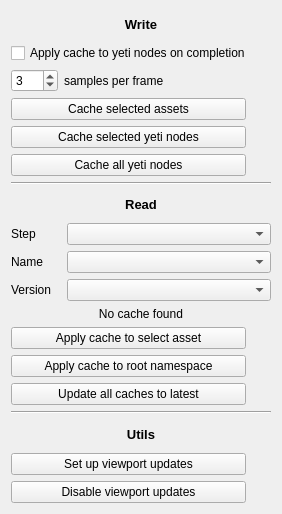
<?xml version="1.0" encoding="UTF-8"?>
<ui version="4.0">
 <class>YetiCacheUi</class>
 <widget class="QWidget" name="YetiCacheUi">
  <property name="geometry">
   <rect>
    <x>0</x>
    <y>0</y>
    <width>282</width>
    <height>514</height>
   </rect>
  </property>
  <property name="windowTitle">
   <string>Yeti Cache Tools</string>
  </property>
  <property name="windowIcon">
   <iconset>
    <normaloff>P:/global/code/pipeline/bootstrap/psycons/icon_packs/EMOJI/icon.0097.png</normaloff>P:/global/code/pipeline/bootstrap/psycons/icon_packs/EMOJI/icon.0097.png</iconset>
  </property>
  <layout class="QGridLayout" name="gridLayout">
   <item row="0" column="0">
    <layout class="QVBoxLayout" name="verticalLayout">
     <item>
      <widget class="QLabel" name="label_4">
       <property name="minimumSize">
        <size>
         <width>37</width>
         <height>26</height>
        </size>
       </property>
       <property name="font">
        <font>
         <pointsize>10</pointsize>
         <weight>75</weight>
         <bold>true</bold>
        </font>
       </property>
       <property name="text">
        <string>Write</string>
       </property>
       <property name="alignment">
        <set>Qt::AlignCenter</set>
       </property>
      </widget>
     </item>
     <item>
      <widget class="QCheckBox" name="ApplyOnComplete">
       <property name="text">
        <string>Apply cache to yeti nodes on completion</string>
       </property>
      </widget>
     </item>
     <item>
      <layout class="QHBoxLayout" name="horizontalLayout_12">
       <item>
        <widget class="QSpinBox" name="Samples">
         <property name="maximumSize">
          <size>
           <width>47</width>
           <height>16777215</height>
          </size>
         </property>
         <property name="minimum">
          <number>1</number>
         </property>
         <property name="maximum">
          <number>99</number>
         </property>
         <property name="value">
          <number>3</number>
         </property>
        </widget>
       </item>
       <item>
        <widget class="QLabel" name="label_7">
         <property name="text">
          <string>samples per frame</string>
         </property>
        </widget>
       </item>
      </layout>
     </item>
     <item>
      <layout class="QHBoxLayout" name="horizontalLayout_5">
       <property name="spacing">
        <number>4</number>
       </property>
       <item>
        <widget class="QPushButton" name="CacheWriteAssets">
         <property name="text">
          <string>Cache selected assets</string>
         </property>
        </widget>
       </item>
       <item>
        <widget class="QPushButton" name="CacheWriteAssetsHelp">
         <property name="minimumSize">
          <size>
           <width>0</width>
           <height>0</height>
          </size>
         </property>
         <property name="maximumSize">
          <size>
           <width>21</width>
           <height>21</height>
          </size>
         </property>
         <property name="text">
          <string/>
         </property>
         <property name="icon">
          <iconset>
           <normaloff>P:/global/code/pipeline/bootstrap/psycons/icon_packs/EMOJI/icon.2458.png</normaloff>P:/global/code/pipeline/bootstrap/psycons/icon_packs/EMOJI/icon.2458.png</iconset>
         </property>
         <property name="iconSize">
          <size>
           <width>21</width>
           <height>21</height>
          </size>
         </property>
         <property name="flat">
          <bool>true</bool>
         </property>
        </widget>
       </item>
      </layout>
     </item>
     <item>
      <layout class="QHBoxLayout" name="horizontalLayout_4">
       <property name="spacing">
        <number>4</number>
       </property>
       <item>
        <widget class="QPushButton" name="CacheWriteNode">
         <property name="text">
          <string>Cache selected yeti nodes</string>
         </property>
        </widget>
       </item>
       <item>
        <widget class="QPushButton" name="CacheWriteNodeHelp">
         <property name="minimumSize">
          <size>
           <width>0</width>
           <height>0</height>
          </size>
         </property>
         <property name="maximumSize">
          <size>
           <width>21</width>
           <height>21</height>
          </size>
         </property>
         <property name="text">
          <string/>
         </property>
         <property name="icon">
          <iconset>
           <normaloff>P:/global/code/pipeline/bootstrap/psycons/icon_packs/EMOJI/icon.2458.png</normaloff>P:/global/code/pipeline/bootstrap/psycons/icon_packs/EMOJI/icon.2458.png</iconset>
         </property>
         <property name="iconSize">
          <size>
           <width>21</width>
           <height>21</height>
          </size>
         </property>
         <property name="flat">
          <bool>true</bool>
         </property>
        </widget>
       </item>
      </layout>
     </item>
     <item>
      <layout class="QHBoxLayout" name="horizontalLayout_8">
       <property name="spacing">
        <number>4</number>
       </property>
       <item>
        <widget class="QPushButton" name="CacheWriteAllNodes">
         <property name="text">
          <string>Cache all yeti nodes</string>
         </property>
        </widget>
       </item>
       <item>
        <widget class="QPushButton" name="CacheWriteAllNodesHelp">
         <property name="minimumSize">
          <size>
           <width>0</width>
           <height>0</height>
          </size>
         </property>
         <property name="maximumSize">
          <size>
           <width>21</width>
           <height>21</height>
          </size>
         </property>
         <property name="text">
          <string/>
         </property>
         <property name="icon">
          <iconset>
           <normaloff>P:/global/code/pipeline/bootstrap/psycons/icon_packs/EMOJI/icon.2458.png</normaloff>P:/global/code/pipeline/bootstrap/psycons/icon_packs/EMOJI/icon.2458.png</iconset>
         </property>
         <property name="iconSize">
          <size>
           <width>21</width>
           <height>21</height>
          </size>
         </property>
         <property name="flat">
          <bool>true</bool>
         </property>
        </widget>
       </item>
      </layout>
     </item>
     <item>
      <widget class="Line" name="line">
       <property name="orientation">
        <enum>Qt::Horizontal</enum>
       </property>
      </widget>
     </item>
     <item>
      <spacer name="verticalSpacer">
       <property name="orientation">
        <enum>Qt::Vertical</enum>
       </property>
       <property name="sizeHint" stdset="0">
        <size>
         <width>20</width>
         <height>40</height>
        </size>
       </property>
      </spacer>
     </item>
     <item>
      <widget class="QLabel" name="label_5">
       <property name="minimumSize">
        <size>
         <width>37</width>
         <height>26</height>
        </size>
       </property>
       <property name="font">
        <font>
         <pointsize>10</pointsize>
         <weight>75</weight>
         <bold>true</bold>
        </font>
       </property>
       <property name="text">
        <string>Read</string>
       </property>
       <property name="alignment">
        <set>Qt::AlignCenter</set>
       </property>
      </widget>
     </item>
     <item>
      <layout class="QHBoxLayout" name="horizontalLayout_2">
       <item>
        <widget class="QLabel" name="label_2">
         <property name="minimumSize">
          <size>
           <width>50</width>
           <height>0</height>
          </size>
         </property>
         <property name="maximumSize">
          <size>
           <width>50</width>
           <height>50</height>
          </size>
         </property>
         <property name="text">
          <string>Step</string>
         </property>
        </widget>
       </item>
       <item>
        <widget class="HComboBox" name="Step"/>
       </item>
      </layout>
     </item>
     <item>
      <layout class="QHBoxLayout" name="horizontalLayout">
       <item>
        <widget class="QLabel" name="label">
         <property name="minimumSize">
          <size>
           <width>50</width>
           <height>0</height>
          </size>
         </property>
         <property name="maximumSize">
          <size>
           <width>50</width>
           <height>50</height>
          </size>
         </property>
         <property name="text">
          <string>Name</string>
         </property>
        </widget>
       </item>
       <item>
        <widget class="HComboBox" name="Name"/>
       </item>
      </layout>
     </item>
     <item>
      <layout class="QHBoxLayout" name="horizontalLayout_3">
       <item>
        <widget class="QLabel" name="label_3">
         <property name="minimumSize">
          <size>
           <width>50</width>
           <height>0</height>
          </size>
         </property>
         <property name="maximumSize">
          <size>
           <width>50</width>
           <height>50</height>
          </size>
         </property>
         <property name="text">
          <string>Version</string>
         </property>
        </widget>
       </item>
       <item>
        <widget class="HComboBox" name="Version"/>
       </item>
      </layout>
     </item>
     <item>
      <widget class="QLabel" name="VersionLabel">
       <property name="text">
        <string>No cache found</string>
       </property>
       <property name="alignment">
        <set>Qt::AlignCenter</set>
       </property>
      </widget>
     </item>
     <item>
      <layout class="QHBoxLayout" name="horizontalLayout_6">
       <property name="spacing">
        <number>4</number>
       </property>
       <item>
        <widget class="HPushButton" name="CacheReadAsset">
         <property name="text">
          <string>Apply cache to select asset</string>
         </property>
        </widget>
       </item>
       <item>
        <widget class="HPushButton" name="CacheReadAssetHelp">
         <property name="minimumSize">
          <size>
           <width>0</width>
           <height>0</height>
          </size>
         </property>
         <property name="maximumSize">
          <size>
           <width>21</width>
           <height>21</height>
          </size>
         </property>
         <property name="text">
          <string/>
         </property>
         <property name="icon">
          <iconset>
           <normaloff>P:/global/code/pipeline/bootstrap/psycons/icon_packs/EMOJI/icon.2458.png</normaloff>P:/global/code/pipeline/bootstrap/psycons/icon_packs/EMOJI/icon.2458.png</iconset>
         </property>
         <property name="iconSize">
          <size>
           <width>21</width>
           <height>21</height>
          </size>
         </property>
         <property name="flat">
          <bool>true</bool>
         </property>
        </widget>
       </item>
      </layout>
     </item>
     <item>
      <layout class="QHBoxLayout" name="horizontalLayout_7">
       <property name="spacing">
        <number>4</number>
       </property>
       <item>
        <widget class="HPushButton" name="CacheReadRoot">
         <property name="text">
          <string>Apply cache to root namespace</string>
         </property>
        </widget>
       </item>
       <item>
        <widget class="HPushButton" name="CacheReadRootHelp">
         <property name="minimumSize">
          <size>
           <width>0</width>
           <height>0</height>
          </size>
         </property>
         <property name="maximumSize">
          <size>
           <width>21</width>
           <height>21</height>
          </size>
         </property>
         <property name="text">
          <string/>
         </property>
         <property name="icon">
          <iconset>
           <normaloff>P:/global/code/pipeline/bootstrap/psycons/icon_packs/EMOJI/icon.2458.png</normaloff>P:/global/code/pipeline/bootstrap/psycons/icon_packs/EMOJI/icon.2458.png</iconset>
         </property>
         <property name="iconSize">
          <size>
           <width>21</width>
           <height>21</height>
          </size>
         </property>
         <property name="flat">
          <bool>true</bool>
         </property>
        </widget>
       </item>
      </layout>
     </item>
     <item>
      <layout class="QHBoxLayout" name="horizontalLayout_11">
       <property name="spacing">
        <number>4</number>
       </property>
       <item>
        <widget class="HPushButton" name="CacheUpdateAll">
         <property name="text">
          <string>Update all caches to latest</string>
         </property>
        </widget>
       </item>
       <item>
        <widget class="HPushButton" name="CacheUpdateAllHelp">
         <property name="minimumSize">
          <size>
           <width>0</width>
           <height>0</height>
          </size>
         </property>
         <property name="maximumSize">
          <size>
           <width>21</width>
           <height>21</height>
          </size>
         </property>
         <property name="text">
          <string/>
         </property>
         <property name="icon">
          <iconset>
           <normaloff>P:/global/code/pipeline/bootstrap/psycons/icon_packs/EMOJI/icon.2458.png</normaloff>P:/global/code/pipeline/bootstrap/psycons/icon_packs/EMOJI/icon.2458.png</iconset>
         </property>
         <property name="iconSize">
          <size>
           <width>21</width>
           <height>21</height>
          </size>
         </property>
         <property name="flat">
          <bool>true</bool>
         </property>
        </widget>
       </item>
      </layout>
     </item>
     <item>
      <widget class="Line" name="line_2">
       <property name="orientation">
        <enum>Qt::Horizontal</enum>
       </property>
      </widget>
     </item>
     <item>
      <spacer name="verticalSpacer_2">
       <property name="orientation">
        <enum>Qt::Vertical</enum>
       </property>
       <property name="sizeHint" stdset="0">
        <size>
         <width>20</width>
         <height>40</height>
        </size>
       </property>
      </spacer>
     </item>
     <item>
      <widget class="QLabel" name="label_6">
       <property name="minimumSize">
        <size>
         <width>37</width>
         <height>26</height>
        </size>
       </property>
       <property name="font">
        <font>
         <pointsize>10</pointsize>
         <weight>75</weight>
         <bold>true</bold>
        </font>
       </property>
       <property name="text">
        <string>Utils</string>
       </property>
       <property name="alignment">
        <set>Qt::AlignCenter</set>
       </property>
      </widget>
     </item>
     <item>
      <layout class="QHBoxLayout" name="horizontalLayout_9">
       <property name="spacing">
        <number>4</number>
       </property>
       <item>
        <widget class="HPushButton" name="ApplyViewportUpdates">
         <property name="text">
          <string>Set up viewport updates</string>
         </property>
        </widget>
       </item>
       <item>
        <widget class="HPushButton" name="ApplyViewportUpdatesHelp">
         <property name="minimumSize">
          <size>
           <width>0</width>
           <height>0</height>
          </size>
         </property>
         <property name="maximumSize">
          <size>
           <width>21</width>
           <height>21</height>
          </size>
         </property>
         <property name="text">
          <string/>
         </property>
         <property name="icon">
          <iconset>
           <normaloff>P:/global/code/pipeline/bootstrap/psycons/icon_packs/EMOJI/icon.2458.png</normaloff>P:/global/code/pipeline/bootstrap/psycons/icon_packs/EMOJI/icon.2458.png</iconset>
         </property>
         <property name="iconSize">
          <size>
           <width>21</width>
           <height>21</height>
          </size>
         </property>
         <property name="flat">
          <bool>true</bool>
         </property>
        </widget>
       </item>
      </layout>
     </item>
     <item>
      <layout class="QHBoxLayout" name="horizontalLayout_10">
       <property name="spacing">
        <number>4</number>
       </property>
       <item>
        <widget class="HPushButton" name="DisableViewportUpdates">
         <property name="text">
          <string>Disable viewport updates</string>
         </property>
        </widget>
       </item>
       <item>
        <widget class="HPushButton" name="DisableViewportUpdatesHelp">
         <property name="minimumSize">
          <size>
           <width>0</width>
           <height>0</height>
          </size>
         </property>
         <property name="maximumSize">
          <size>
           <width>21</width>
           <height>21</height>
          </size>
         </property>
         <property name="text">
          <string/>
         </property>
         <property name="icon">
          <iconset>
           <normaloff>P:/global/code/pipeline/bootstrap/psycons/icon_packs/EMOJI/icon.2458.png</normaloff>P:/global/code/pipeline/bootstrap/psycons/icon_packs/EMOJI/icon.2458.png</iconset>
         </property>
         <property name="iconSize">
          <size>
           <width>21</width>
           <height>21</height>
          </size>
         </property>
         <property name="flat">
          <bool>true</bool>
         </property>
        </widget>
       </item>
      </layout>
     </item>
    </layout>
   </item>
  </layout>
 </widget>
 <customwidgets>
  <customwidget>
   <class>HComboBox</class>
   <extends>QComboBox</extends>
   <header>hcombobox.h</header>
  </customwidget>
  <customwidget>
   <class>HPushButton</class>
   <extends>QPushButton</extends>
   <header>hpushbutton.h</header>
  </customwidget>
 </customwidgets>
 <resources/>
 <connections/>
</ui>
